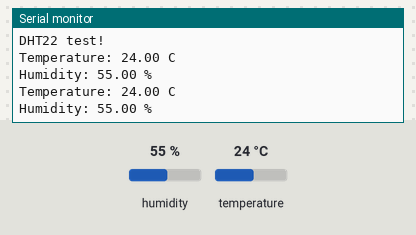
The sketch below on a simulated Arduino Uno, built with avr-gcc and run on an emulated ATmega328P. Shown: the last lines printed to the serial monitor. The inputs (shaded band) are chosen by the test bench; at power-on: humidity 55 %, temperature 24 °C.

Above: at 4.8 s.
4.9 s: humidity set to 22 %
At 6.8 s:
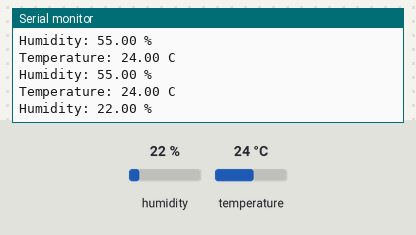
7.9 s: temperature set to 12 °C
At 8.5 s:
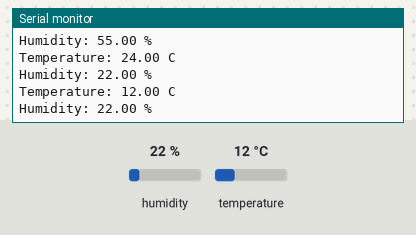
10.9 s: humidity set to 40 %
At 13.3 s:
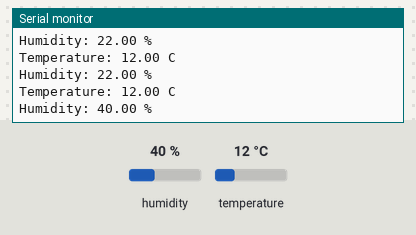
Timing chart, 0 to 14.8 s (numbered marks = the images above; inputs shaded):
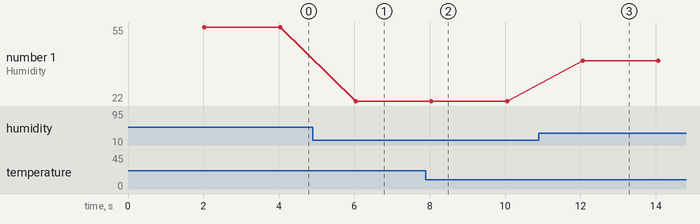

Measured:
- after the input at 4.9 s, the serial monitor: prints a new line after 1.1 s (image 1)
- after the input at 7.9 s, the serial monitor: prints a new line after 0.12 s (image 2)
- after the input at 10.9 s, the serial monitor: prints a new line after 1.2 s (image 3)
- plotted number 1: 55 → 22 after the input at 4.9 s, 22 → 40 after the input at 10.9 s

The sketch:

code2.ino
```cpp
#include "DHT.h"
DHT dht(7, DHT22);

void setup() {
  Serial.begin(9600);
  Serial.println("DHT22 test!");
  dht.begin();
}

void loop() {
  delay(2000);

  // Read temperature as Celsius (the default)
  float t_c = dht.readTemperature();
  float hum = dht.readHumidity();

  Serial.print("Temperature: ");
  Serial.print(t_c);
  Serial.println(" C");
  Serial.print("Humidity: ");
  Serial.print(hum);
  Serial.println(" %");
}
```
